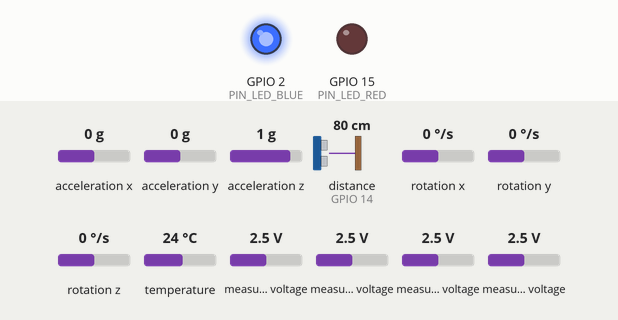
This sketch was run on a simulated ESP32. Shown: output pins drawn as LEDs (lit = HIGH). Wiring (inferred from the names in the program): ultrasonic range finder: trigger GPIO 13; echo GPIO 14. The test bench sets the inputs (shaded band); at power-on: distance to the obstacle (sensor on GPIO 14) 80 cm, measured voltage 2.5 V, acceleration x 0 g, acceleration y 0 g, acceleration z 1 g, rotation x 0 °/s, rotation y 0 °/s, rotation z 0 °/s, temperature 24 °C. The echo pulse lasts 58.3 µs per cm; pins used as bus, display or sensor lines are not drawn; what the sketch prints to the serial monitor is not drawn.

Above: at 0.12 s.
At 1.3 s:
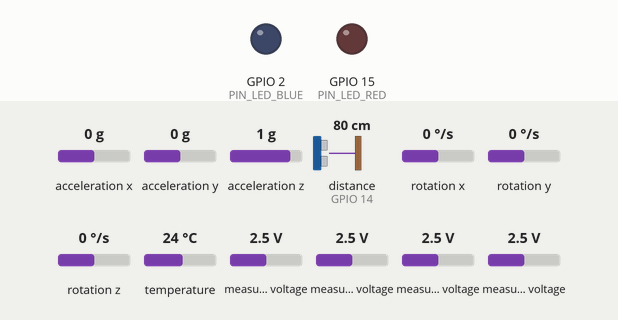
1.4 s: distance to the obstacle (sensor on GPIO 14) set to 2 cm
16.4 s: measured voltage (sensor 203) set to 0.1 V
Timing chart, 0 to 19.4 s (numbered marks = the images above; inputs shaded):
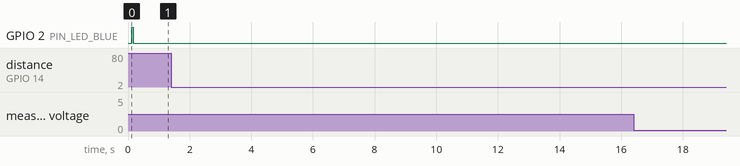

The sketch:

sib_firmware.ino
```cpp
/**
 * ============================================================
 * Sensor Interface Board (SIB) — Firmware Skeleton v0.1
 * Project: AI Robotic System — Leonardo Control Architecture
 * Author:  Leonardo (AI Superagent) for Aaron Edgley / Raxion Systems, LLC.
 * Date:    2026-06-16
 * MCU:     ESP32-WROOM-32
 * ============================================================
 *
 * OVERVIEW:
 * This firmware runs on the ESP32 aboard the Sensor Interface Board.
 * It polls all onboard sensors at 20Hz, packages readings into a
 * JSON payload, and transmits via UART to the Edge Processor (EPIB).
 *
 * DATA FLOW:
 *   MPU-6050 (IMU) ──┐
 *   ADS1115 (ADC)  ──┤
 *   HC-SR04 (USBL) ──┼──► ESP32 ──► JSON @ UART0 ──► EPIB / Pi
 *   OV2640 (CAM)   ──┤
 *   Analog GPIOs   ──┘
 *
 * UART OUTPUT FORMAT (20Hz):
 * {"timestamp":1718000000000,"accel":{"x":0.00,"y":0.00,"z":9.81},
 *  "gyro":{"x":0.000,"y":0.000,"z":0.000},"ultrasonic_cm":0.0,
 *  "analog":[0,0,0,0],"camera_frame_ready":false,"board_temp_c":0.0}
 * ============================================================
 */

// ─── Libraries ───────────────────────────────────────────────
#include <Arduino.h>
#include <Wire.h>
#include <ArduinoJson.h>       // ArduinoJson v6+ (install via Library Manager)
#include <Adafruit_MPU6050.h>  // Adafruit MPU6050 library
#include <Adafruit_ADS1X15.h>  // Adafruit ADS1115 library
#include <WiFi.h>              // ESP32 built-in WiFi

// ─── Pin Definitions ─────────────────────────────────────────
#define PIN_I2C_SDA       21
#define PIN_I2C_SCL       22
#define PIN_TRIG          13    // HC-SR04 trigger
#define PIN_ECHO          14    // HC-SR04 echo (via 1kΩ/2kΩ divider)
#define PIN_IMU_INT        4    // MPU-6050 interrupt
#define PIN_LED_BLUE       2    // Status LED — data transmitting
#define PIN_LED_RED       15    // Status LED — fault
#define PIN_ANALOG_1      34    // Spare analog input 1 (ADC1)
#define PIN_ANALOG_2      35    // Spare analog input 2 (ADC1)
#define PIN_UART_TX        1    // UART0 TX → EPIB
#define PIN_UART_RX        3    // UART0 RX ← EPIB

// ─── Configuration ───────────────────────────────────────────
#define LOOP_HZ           20    // Target sensor polling rate (Hz)
#define LOOP_INTERVAL_MS  (1000 / LOOP_HZ)  // 50ms per cycle
#define UART_BAUD         115200
#define I2C_FREQ          400000  // 400kHz fast mode I2C
#define ULTRASONIC_TIMEOUT_US 25000  // ~4.25m max range

// ─── WiFi Config (optional — disable if not needed) ──────────
// #define WIFI_ENABLED
#ifdef WIFI_ENABLED
  const char* WIFI_SSID = "YOUR_SSID";
  const char* WIFI_PASS = "YOUR_PASSWORD";
#endif

// ─── Sensor Objects ──────────────────────────────────────────
Adafruit_MPU6050 mpu;
Adafruit_ADS1115 ads;

// ─── State Variables ─────────────────────────────────────────
bool imu_ok    = false;
bool adc_ok    = false;
bool cam_ready = false;
unsigned long last_loop_ms = 0;
uint32_t packet_count = 0;

// ─── Forward Declarations ────────────────────────────────────
void     init_i2c();
void     init_imu();
void     init_adc();
void     init_ultrasonic();
void     init_leds();
bool     read_imu(float &ax, float &ay, float &az,
                  float &gx, float &gy, float &gz, float &temp_c);
float    read_ultrasonic_cm();
int16_t* read_adc(int16_t results[4]);
void     transmit_packet(float ax, float ay, float az,
                         float gx, float gy, float gz,
                         float ultrasonic_cm, int16_t adc[4],
                         bool cam_rdy, float board_temp_c);
void     blink_led(uint8_t pin, uint16_t ms);
void     set_fault(bool fault);

// ════════════════════════════════════════════════════════════
// SETUP
// ════════════════════════════════════════════════════════════
void setup() {
  // UART — primary comms to EPIB
  Serial.begin(UART_BAUD);
  delay(100);
  Serial.println("[SIB] Sensor Interface Board v0.1 booting...");

  // GPIO init
  init_leds();
  init_ultrasonic();

  // I2C bus
  init_i2c();

  // Sensors
  init_imu();
  init_adc();

  // Optional WiFi
  #ifdef WIFI_ENABLED
    Serial.print("[SIB] Connecting WiFi...");
    WiFi.begin(WIFI_SSID, WIFI_PASS);
    uint8_t attempts = 0;
    while (WiFi.status() != WL_CONNECTED && attempts < 20) {
      delay(500); Serial.print("."); attempts++;
    }
    if (WiFi.status() == WL_CONNECTED) {
      Serial.println("\n[SIB] WiFi connected: " + WiFi.localIP().toString());
    } else {
      Serial.println("\n[SIB] WiFi failed — running UART-only mode.");
    }
  #endif

  Serial.println("[SIB] Boot complete. Starting sensor loop at 20Hz.");
  digitalWrite(PIN_LED_BLUE, HIGH);  // Signal boot complete
}

// ════════════════════════════════════════════════════════════
// MAIN LOOP — runs at 20Hz
// ════════════════════════════════════════════════════════════
void loop() {
  unsigned long now = millis();
  if (now - last_loop_ms < LOOP_INTERVAL_MS) return;
  last_loop_ms = now;

  // ── Read IMU ─────────────────────────────────────────────
  float ax = 0, ay = 0, az = 0;
  float gx = 0, gy = 0, gz = 0;
  float board_temp_c = 0;
  bool imu_read_ok = read_imu(ax, ay, az, gx, gy, gz, board_temp_c);

  // ── Read Ultrasonic ──────────────────────────────────────
  float distance_cm = read_ultrasonic_cm();

  // ── Read ADC channels ────────────────────────────────────
  int16_t adc_results[4] = {0, 0, 0, 0};
  read_adc(adc_results);

  // ── Camera frame flag (stub — expand when camera integrated)
  cam_ready = false;  // TODO: set true when OV2640 frame is ready

  // ── Fault check ──────────────────────────────────────────
  bool fault = (!imu_ok || !adc_ok || !imu_read_ok);
  set_fault(fault);

  // ── Transmit JSON packet to EPIB ─────────────────────────
  transmit_packet(ax, ay, az, gx, gy, gz,
                  distance_cm, adc_results,
                  cam_ready, board_temp_c);

  // ── Heartbeat LED ────────────────────────────────────────
  blink_led(PIN_LED_BLUE, 5);  // Quick flash on each packet

  packet_count++;
}

// ════════════════════════════════════════════════════════════
// INITIALIZATION FUNCTIONS
// ════════════════════════════════════════════════════════════

void init_i2c() {
  Wire.begin(PIN_I2C_SDA, PIN_I2C_SCL);
  Wire.setClock(I2C_FREQ);
  Serial.println("[SIB] I2C initialized at 400kHz.");
}

void init_imu() {
  if (!mpu.begin()) {
    Serial.println("[SIB] ERROR: MPU-6050 not found. Check wiring.");
    imu_ok = false;
    set_fault(true);
    return;
  }
  // Configure ranges
  mpu.setAccelerometerRange(MPU6050_RANGE_8_G);
  mpu.setGyroRange(MPU6050_RANGE_500_DEG);
  mpu.setFilterBandwidth(MPU6050_BAND_21_HZ);
  imu_ok = true;
  Serial.println("[SIB] MPU-6050 initialized. Range: ±8G / ±500°/s.");
}

void init_adc() {
  if (!ads.begin()) {
    Serial.println("[SIB] ERROR: ADS1115 not found. Check wiring.");
    adc_ok = false;
    return;
  }
  ads.setGain(GAIN_ONE);  // ±4.096V range, 0.125mV resolution
  adc_ok = true;
  Serial.println("[SIB] ADS1115 initialized. Gain: ±4.096V.");
}

void init_ultrasonic() {
  pinMode(PIN_TRIG, OUTPUT);
  pinMode(PIN_ECHO, INPUT);
  digitalWrite(PIN_TRIG, LOW);
  Serial.println("[SIB] HC-SR04 ultrasonic initialized.");
}

void init_leds() {
  pinMode(PIN_LED_BLUE, OUTPUT);
  pinMode(PIN_LED_RED,  OUTPUT);
  digitalWrite(PIN_LED_BLUE, LOW);
  digitalWrite(PIN_LED_RED,  LOW);
}

// ════════════════════════════════════════════════════════════
// SENSOR READ FUNCTIONS
// ════════════════════════════════════════════════════════════

bool read_imu(float &ax, float &ay, float &az,
              float &gx, float &gy, float &gz, float &temp_c) {
  if (!imu_ok) return false;

  sensors_event_t a, g, temp;
  mpu.getEvent(&a, &g, &temp);

  ax = a.acceleration.x;
  ay = a.acceleration.y;
  az = a.acceleration.z;
  gx = g.gyro.x;
  gy = g.gyro.y;
  gz = g.gyro.z;
  temp_c = temp.temperature;

  return true;
}

float read_ultrasonic_cm() {
  // Send 10µs trigger pulse
  digitalWrite(PIN_TRIG, LOW);
  delayMicroseconds(2);
  digitalWrite(PIN_TRIG, HIGH);
  delayMicroseconds(10);
  digitalWrite(PIN_TRIG, LOW);

  // Measure echo pulse duration
  long duration_us = pulseIn(PIN_ECHO, HIGH, ULTRASONIC_TIMEOUT_US);

  if (duration_us == 0) return -1.0;  // Timeout — no object detected

  // Distance = (duration × speed of sound) / 2
  // Speed of sound at ~20°C = 343 m/s = 0.0343 cm/µs
  float distance_cm = (duration_us * 0.0343) / 2.0;
  return distance_cm;
}

int16_t* read_adc(int16_t results[4]) {
  if (!adc_ok) return results;  // Return zeros if ADC failed

  // Read all 4 channels (single-ended)
  results[0] = ads.readADC_SingleEnded(0);
  results[1] = ads.readADC_SingleEnded(1);
  results[2] = ads.readADC_SingleEnded(2);
  results[3] = ads.readADC_SingleEnded(3);

  return results;
}

// ════════════════════════════════════════════════════════════
// PACKET TRANSMISSION
// ════════════════════════════════════════════════════════════

void transmit_packet(float ax, float ay, float az,
                     float gx, float gy, float gz,
                     float ultrasonic_cm, int16_t adc[4],
                     bool cam_rdy, float board_temp_c) {

  // Build JSON document (StaticJsonDocument = stack allocated, faster)
  StaticJsonDocument<512> doc;

  doc["timestamp"]          = (unsigned long long)millis();
  doc["packet_id"]          = packet_count;

  JsonObject accel          = doc.createNestedObject("accel");
  accel["x"]                = serialized(String(ax, 3));
  accel["y"]                = serialized(String(ay, 3));
  accel["z"]                = serialized(String(az, 3));

  JsonObject gyro           = doc.createNestedObject("gyro");
  gyro["x"]                 = serialized(String(gx, 4));
  gyro["y"]                 = serialized(String(gy, 4));
  gyro["z"]                 = serialized(String(gz, 4));

  doc["ultrasonic_cm"]      = serialized(String(ultrasonic_cm, 1));

  JsonArray analog          = doc.createNestedArray("analog");
  analog.add(adc[0]);
  analog.add(adc[1]);
  analog.add(adc[2]);
  analog.add(adc[3]);

  doc["camera_frame_ready"] = cam_rdy;
  doc["board_temp_c"]       = serialized(String(board_temp_c, 1));

  // Serialize to UART — single line, newline terminated
  serializeJson(doc, Serial);
  Serial.println();  // \n as packet delimiter for Pi parser
}

// ════════════════════════════════════════════════════════════
// UTILITY FUNCTIONS
// ════════════════════════════════════════════════════════════

void blink_led(uint8_t pin, uint16_t ms) {
  digitalWrite(pin, HIGH);
  delay(ms);
  digitalWrite(pin, LOW);
}

void set_fault(bool fault) {
  digitalWrite(PIN_LED_RED, fault ? HIGH : LOW);
}
```
